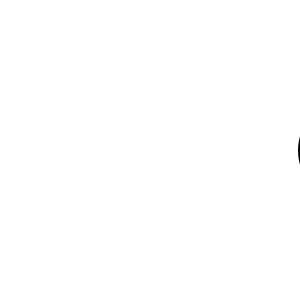
Frame 1 (no input)
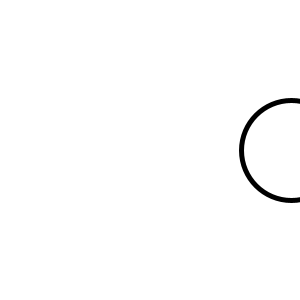
Frame 60 (the mouse pressed at the canvas centre just before this capture)
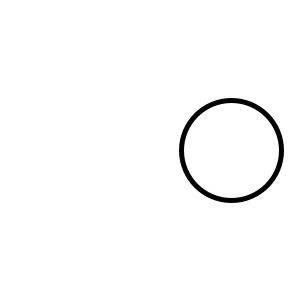
Frame 120 (the mouse held since frame 60 and released just before this capture)

The Processing sketch that drew these frames (run headless with seeded random() and noise(); from frame 60 on, the mouse is pressed at the canvas centre):

// Processing sketch: sketch_2nd_transformation
// ── sketch_2nd_transformation.pde
//LESSON 2E
int x= 350;
void setup() {
  size(300, 300); 
  
  strokeWeight(5); 
}

void draw() { 
  background(255); 
  ellipse(x, 150, 100, 100); 
  x = x - 1; 
  if(x < -50) {
    x = 350; 
  }
}
